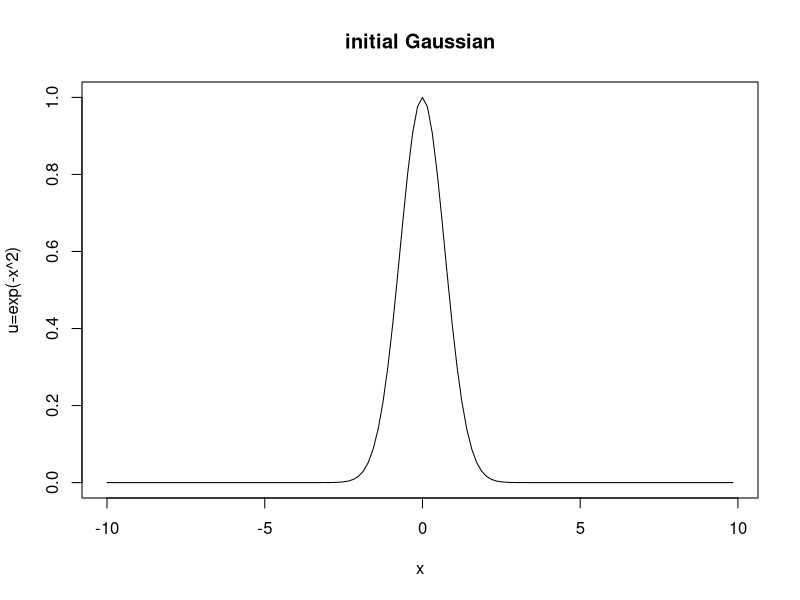
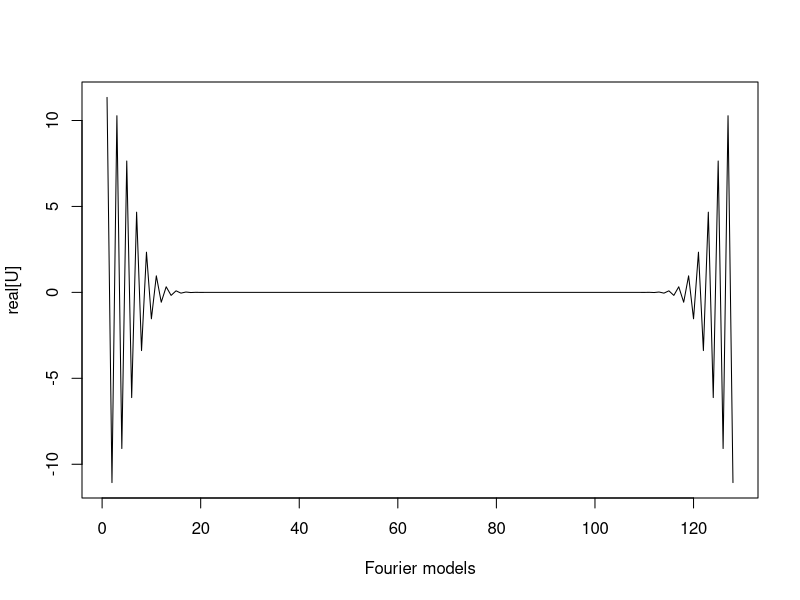
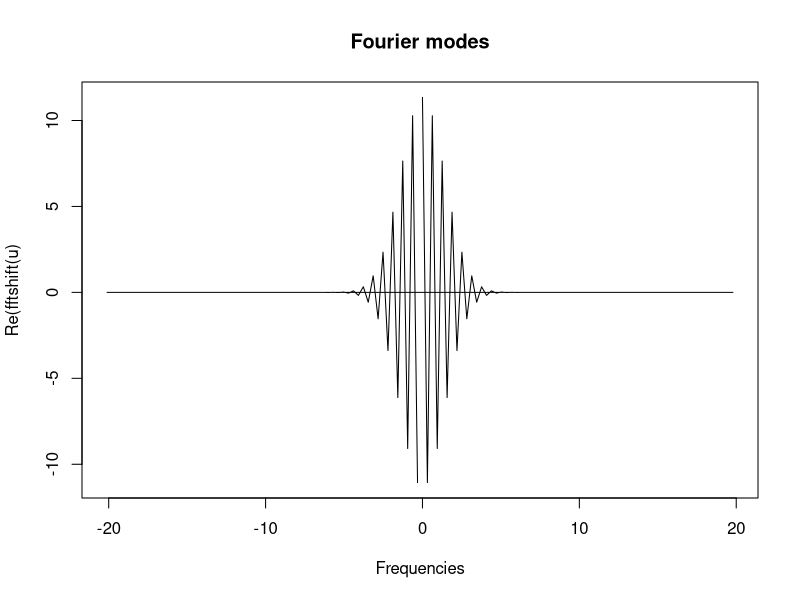
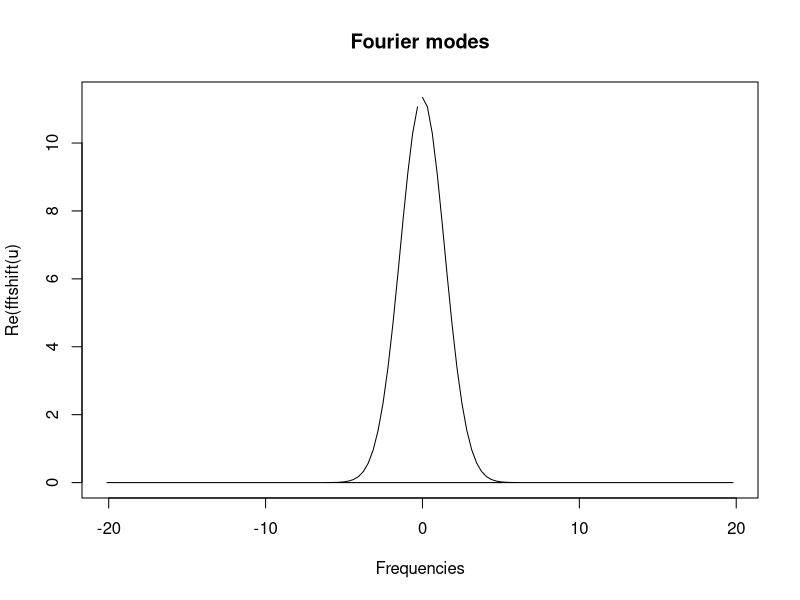
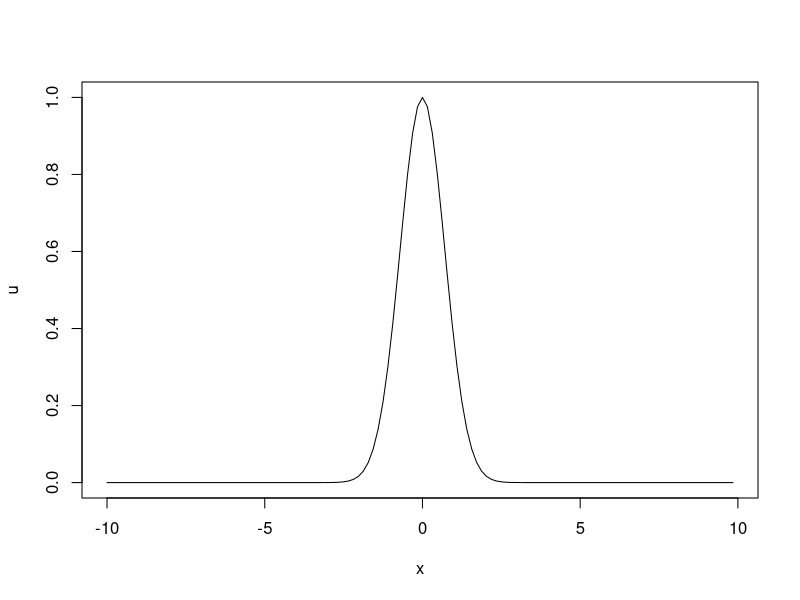
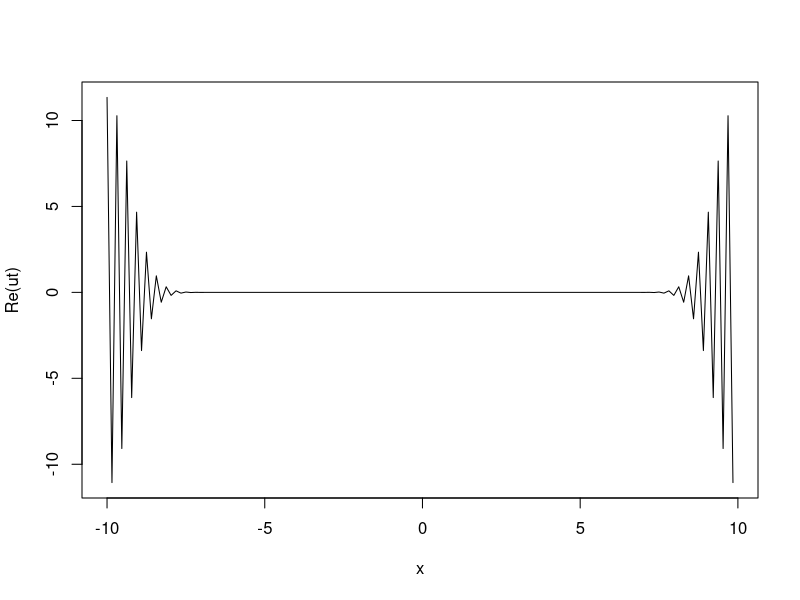

Generate these figures, in order, with R:
# Computational Methods of data analysis
# Source : page 253



########################### SOURCE ###################
# clear all; close all; % clear all variables and figures

# L=20; % define the computational domain [-L/2,L/2]
# n=128; % define the number of Fourier modes 2^n

# x2=linspace(-L/2,L/2,n+1); % define the domain discretization
# x=x2(1:n); % consider only the first n points: periodicity

# u=exp(-x.*x); % function to take a derivative of
# ut=fft(u); % FFT the function
# utshift=fftshift(ut); % shift FFT
# figure(1), plot(x,u) % plot initial gaussian
# figure(2), plot(abs(ut)) % plot unshifted transform
# figure(3), plot(abs(utshift)) % plot shifted transform
###########################

L <- 20 # define the computational domain [-L/2, L/2]
n <- 128 #define the number of Fourier modes 2^n

x2 <- seq(from=-L/2, to = L/2, length.out = n+1) # define the domain discretization
x <- x2[1:n] # consider only the first n points: periodicity

u <- exp(-x^2) # function to take a derivative of
ut <- fft(u) # FFT the function

plot(x,u,type='l',xlab='x',ylab='u=exp(-x^2)',main='initial Gaussian') #plot initial gaussian


plot(Re(ut),type='l',xlab='Fourier models',ylab='real[U]') # plotting the Fourier transformation
#but the x axis is the index numbers, not yet marked for frequency

#shiftng the values i.e. spliting the values half and moving them other side
k <- (2*pi/L)*c(0:(n/2-1),(-n/2):-1) # rescaled to 2*pi domain
plot(k,Re(ut), type="l", xlab="Frequencies", ylab="Re(fftshift(u)", main="Fourier modes" ) 

#plotting the absolute values
plot(k,abs(ut), type="l", xlab="Frequencies", ylab="Re(fftshift(u)", main="Fourier modes" )


plot(x,u,type='l')
plot(x,Re(ut),type='l')

